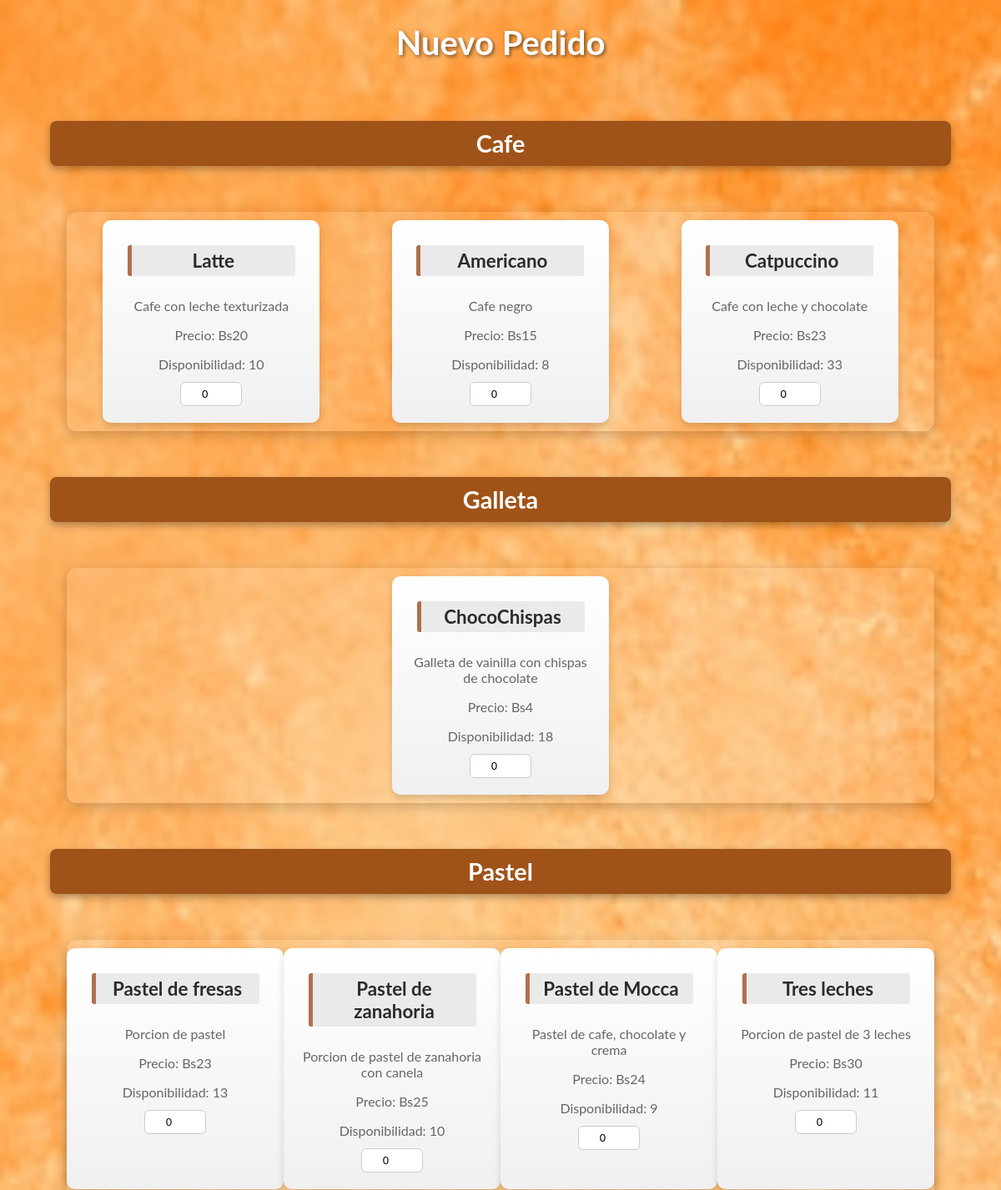
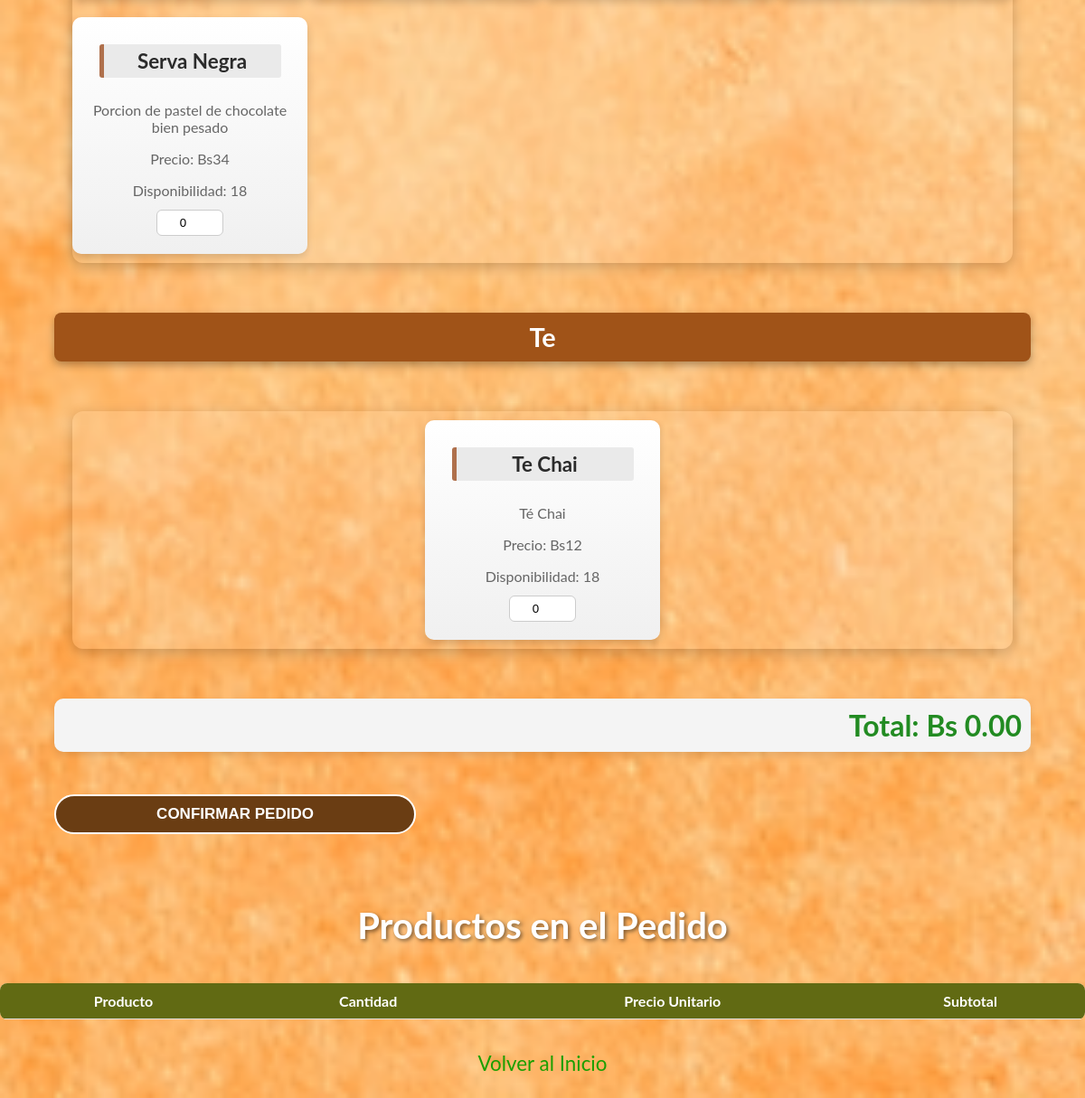
The page /pedidos.php on the database its author committed (2 pictures, top to bottom).
### tables this page shows
CREATE TABLE `producto` (
  `idProducto` int(11) NOT NULL,
  `Producto` char(100) NOT NULL,
  `Precio` int(11) NOT NULL,
  `Descripcion` varchar(1000) NOT NULL,
  `Disponibilidad` int(11) NOT NULL,
  `Categoria_idCategoria` int(11) NOT NULL
);

CREATE TABLE `categoria` (
  `idCategoria` int(11) NOT NULL,
  `Categoria` char(100) NOT NULL
);

### pedidos.php (the view, shortened to what this page needs)
<!DOCTYPE html>
<html lang="es">
<?php
include 'catchai.php';
class Pedido
{
    private $conn;
    public function __construct($conn)
    {
        $this->conn = $conn;
    }
    public function mostrarProductos()
    {
        $query = "SELECT producto.*, categoria.Categoria
            FROM producto
            JOIN categoria ON producto.Categoria_idCategoria = categoria.idCategoria
            WHERE producto.Disponibilidad > 0
            ORDER BY categoria.Categoria";
        $result = $this->conn->query($query);
        $categoriaActual = "";
        while ($row = $result->fetch_assoc()) {
            if ($categoriaActual != $row['Categoria']) {
                if ($categoriaActual != "") {
                    echo "</div>";
                }
                $categoriaActual = $row['Categoria'];
                echo "<h3>{$categoriaActual}</h3>";
                echo "<div class='categoria'>";
            }
            echo "<div class='producto'>
                    <h4>{$row['Producto']}</h4>
                    <p>{$row['Descripcion']}</p>
                    <p>Precio: Bs{$row['Precio']}</p>
                    <p>Disponibilidad: {$row['Disponibilidad']}</p>
                    <input type='number' class='cantidad'
                        data-producto-id='{$row['idProducto']}'
                        data-producto='{$row['Producto']}'
                        data-idCategoria='{$row['Categoria_idCategoria']}'
                        data-precio='{$row['Precio']}'
                        max='{$row['Disponibilidad']}'
                        value='0'
                        onchange='calcularTotal()'>
                </div>";
        }
        echo "</div>";
    }
}
$pedido = new Pedido($conn);
?>
<head>
    <link rel="stylesheet" href="pedidos.css">
</head>
<body>
    <h1>Nuevo Pedido</h1>
    <form id="pedidoForm" action="procesar_pedido.php" method="post" onsubmit="enviarPedido(); return true;">
        <?php $pedido->mostrarProductos(); ?>
        <p class="total" id="total">Total: Bs 0.00</p>
        <button class="btn" type="submit">Confirmar Pedido</button>
    </form>
    <h1>Productos en el Pedido</h1>
    <table id="detallePedidoTable">
        <thead>
            <tr>
                <th>Producto</th>
                <th>Cantidad</th>
                <th>Precio Unitario</th>
                <th>Subtotal</th>
            </tr>
        </thead>
    </table>
    <a class="volver" href="Home.php">Volver al Inicio</a>
</body>
</html>

### pedidos.css (style rules this page uses)
body { font-family: 'Lato', sans-serif; display: flex; flex-direction: column; align-items: center; justify-content: center; min-height: 100vh; background: url('Images/pedidos_background.webp') no-repeat center center/cover; color: black; margin: 0; }
h1 { color: #fff; font-size: 2.5rem; margin-bottom: 20px; text-shadow: 2px 2px 4px rgba(0, 0, 0, 0.5); text-align: center; }
h3 { font-size: 1.8rem; font-weight: bold; color: #ffffff; background-color: #a05318; text-align: center; padding: 10px 15px; border-radius: 8px; box-shadow: 0 4px 10px rgba(0, 0, 0, 0.3); margin: 20px 0; }
form { padding: 30px; border-radius: 10px; width: 90%; max-width: 90%; display: flex; flex-direction: column; gap: 15px; margin-bottom: 20px; }
table { width: 80%; border-collapse: collapse; margin: 20px 0; background-color: #fff; border-radius: 8px; overflow: hidden; }
th, td { padding: 12px 15px; text-align: left; font-size: 1rem; border-bottom: 1px solid #ddd; }
th { background-color: #616a13; color: white; font-weight: bold; }
.total { font-size: 2rem; font-weight: bold; color: #228B22; text-align: right; margin-top: 20px; padding: 10px; background-color: #f4f4f4; border-radius: 10px; box-shadow: 0 4px 8px rgba(0, 0, 0, 0.1); display: inline-block; width: auto; }
.btn { color: white; text-transform: uppercase; text-decoration: none; border: 2px solid white; border-radius: 10cap; padding: 10px 20px; font-size: 17px; cursor: pointer; font-weight: bold; background-color: #6a3d13; position: relative; transition: all 0.6s; overflow: hidden; width: 400px; }
.btn::before { content: ""; position: absolute; height: 100%; width: 0%; top: 0; left: -40px; transform: skewX(65deg); z-index: -1; transition: all 1s; }
#detallePedidoTable { width: 100%; margin-top: 20px; background-color: rgba(255, 255, 255, 0.9); border-radius: 8px; }
#detallePedidoTable th, #detallePedidoTable td { padding: 10px; text-align: center; }
.volver { color: rgb(27, 159, 0); text-decoration: none; font-size: 1.4rem; margin-top: 15px; margin-bottom: 25px; }
.categoria { margin: 20px; padding: 10px; border-radius: 12px; background-color: rgba(255, 255, 255, 0.1); box-shadow: 0px 4px 15px rgba(0, 0, 0, 0.2); display: grid; gap: 20px; grid-template-columns: repeat(auto-fit, minmax(220px, 1fr)); justify-items: center; }
.producto { border-radius: 10px; padding: 20px; width: 220px; background: linear-gradient(to bottom, #ffffff, #f0f0f0); box-shadow: 0px 4px 8px rgba(0, 0, 0, 0.15); text-align: center; transition: transform 0.4s, box-shadow 0.4s; cursor: pointer; }
.producto h4 { color: #2b2b2b; font-size: 1.4rem; margin-bottom: 8px; font-weight: bold; background-color: #eaeaea; padding: 5px 10px; border-left: 5px solid #af704c; border-radius: 3px; margin: 10px 0; display: inline-block; width: 80%; }
.producto p { color: #666666; font-size: 1rem; margin-bottom: 12px; }
.cantidad { width: 60px; padding: 6px; border: 1px solid #cccccc; border-radius: 6px; text-align: center; transition: border-color 0.3s; }

### rows shown on the page
producto: categoria.Categoria "Cafe", Producto "Latte", Descripcion "Cafe con leche texturizada", Precio "20", Disponibilidad "10"
producto: Producto "Americano", Descripcion "Cafe negro", Precio "15", Disponibilidad "8"
producto: Producto "Catpuccino", Descripcion "Cafe con leche y chocolate", Precio "23", Disponibilidad "33"
producto: categoria.Categoria "Galleta", Producto "ChocoChispas", Descripcion "Galleta de vainilla con chispas de chocolate", Precio "4", Disponibilidad "18"
producto: categoria.Categoria "Pastel", Producto "Pastel de fresas", Descripcion "Porcion de pastel", Precio "23", Disponibilidad "13"
producto: Producto "Pastel de zanahoria", Descripcion "Porcion de pastel de zanahoria con canela", Precio "25", Disponibilidad "10"
producto: Producto "Pastel de Mocca", Descripcion "Pastel de cafe, chocolate y crema", Precio "24", Disponibilidad "9"
producto: Producto "Tres leches", Descripcion "Porcion de pastel de 3 leches", Precio "30", Disponibilidad "11"
producto: Producto "Serva Negra", Descripcion "Porcion de pastel de chocolate bien pesado", Precio "34", Disponibilidad "18"
producto: categoria.Categoria "Te", Producto "Te Chai", Descripcion "Té Chai", Precio "12", Disponibilidad "18"
